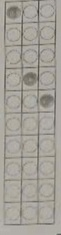
#> input picture SourceCode/PythonModule/output/region_ma_de.jpg, 61 x 235 px, shrunk from 80 x 310 before the run
$ python testDetectSBDExamCode.py
#> lines starting #> are read from the running program, lines starting #| are printed output that depends on the picture; after the words box and inside, x2 and y2 are one past the last pixel; in counts of white or black regions, pixels touching at a corner belong together
import cv2
import numpy as np
import os

def detect_code(image_path, output_folder='recog', is_student_id=True):
    """Detect student ID (6 digits) or exam code (3 digits) from bubble sheets"""
#> called with image_path = 'output/region_ma_de.jpg', output_folder = 'recog', is_student_id = False

    # Create output folder if it doesn't exist
    if not os.path.exists(output_folder):
        os.makedirs(output_folder)

    print(f"Processing image: {image_path}")

    # Read the image
    image = cv2.imread(image_path)
#> image is the input picture: shape (235, 61, 3); mean B, G, R 151.8, 160.1, 163.9
    if image is None:
        raise Exception(f"Could not read image at {image_path}")

    # Convert to grayscale
    gray = cv2.cvtColor(image, cv2.COLOR_BGR2GRAY)

    # Apply preprocessing to enhance the contrast
    gray = cv2.GaussianBlur(gray, (5, 5), 0)

    # Determine dimensions
    height, width = gray.shape
#> height = 235; width = 61

    # Set parameters based on sheet type
    if is_student_id:
        num_cols = 6  # Student ID: 6 digits
        label = "Student ID"
    else:
        num_cols = 3  # Exam code: 3 digits
        label = "Exam Code"

    num_rows = 10  # Always 10 options (0-9)

    # Calculate grid dimensions - this is critical for accurate detection
    # Find the first and last row/column of cells by looking for grid lines

    # For these specific images, we know the grid structure
    # Let's calculate row_height and col_width more precisely

    # The grid looks quite regular in the images
    offset_x = int(width * 0.03)   # 3% width
#> offset_x = 1
    offset_y = int(height * 0.03)  # 3% height
#> offset_y = 7

    # Tính lại kích thước vùng thực sự chứa các ô tròn
    effective_width = width - 2 * offset_x
#> effective_width = 59
    effective_height = height - 2 * offset_y
#> effective_height = 221

    # Thực tế ô lưới chia đều theo số cột/số hàng
    col_width = effective_width / num_cols
#> col_width = 19.67
    row_height = effective_height / num_rows
#> row_height = 22.1

    # Tạo các điểm center cho từng ô
    grid = []
    for r in range(num_rows):
        row = []
        for c in range(num_cols):
            center_x = int(offset_x + col_width * (c + 0.5))
            center_y = int(offset_y + row_height * (r + 0.5))
            row.append((center_x, center_y))
        grid.append(row)

    # Draw grid for visualization
    grid_image = image.copy()
    for r in range(num_rows):
        for c in range(num_cols):
            x, y = grid[r][c]
            cv2.circle(grid_image, (x, y), 5, (0, 255, 0), 1)
            # Add labels to the grid for better debugging
            cv2.putText(grid_image, f"{r}", (x-15, y), cv2.FONT_HERSHEY_SIMPLEX, 0.4, (0, 0, 255), 1)
#> grid_image: shape (235, 61, 3); 9.39% of pixels changed, all inside (x1, y1, x2, y2) = (0, 10, 56, 222)

    # Save grid visualization
    cv2.imwrite(os.path.join(output_folder, f"{label.lower().replace(' ', '_')}_grid.jpg"), grid_image)

    # Initialize result
    code_digits = []

    # Create visualization image
    vis_image = image.copy()

    # For each column (digit position), find the darkest bubble
    for c in range(num_cols):
        darkest_val = 255
        darkest_idx = -1

        # Also track the second darkest for verification
        second_darkest_val = 255
        second_darkest_idx = -1

        for r in range(num_rows):
            center_x, center_y = grid[r][c]

            # Create a mask for sampling the area around this grid point
            mask = np.zeros(gray.shape, dtype=np.uint8)
            cv2.circle(mask, (center_x, center_y), 12, 255, -1)

            # Get mean pixel value in this circle area
            mean_val = np.mean(gray[mask > 0])

            # Debug: Draw the sampling area and show the average value
            cv2.circle(vis_image, (center_x, center_y), 12, (0, 0, 255), 1)
            cv2.putText(vis_image, f"{mean_val:.1f}", (center_x-15, center_y+15),
                        cv2.FONT_HERSHEY_SIMPLEX, 0.4, (0, 0, 255), 1)

            # Check if this is the darkest so far for this column
            if mean_val < darkest_val:
                second_darkest_val = darkest_val
                second_darkest_idx = darkest_idx
                darkest_val = mean_val
                darkest_idx = r
            elif mean_val < second_darkest_val:
                second_darkest_val = mean_val
                second_darkest_idx = r

        # Mark the darkest (selected) bubble
        if darkest_idx != -1:
            # The row index corresponds to the digit (0-9)
            digit = darkest_idx
            code_digits.append(digit)

            # Draw the selected bubble
            answer_x, answer_y = grid[darkest_idx][c]
            cv2.circle(vis_image, (answer_x, answer_y), 8, (0, 255, 0), 2)

            # Also mark the second darkest for comparison
            if second_darkest_idx != -1:
                second_x, second_y = grid[second_darkest_idx][c]
                cv2.circle(vis_image, (second_x, second_y), 8, (255, 255, 0), 1)
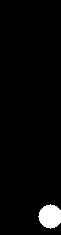
#> mask: shape (235, 61); 3% white; 1 white region, box (x1, y1, x2, y2) and area: (38, 204, 61, 229) 431
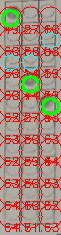
#> vis_image: shape (235, 61, 3); mean B, G, R 119, 133.5, 175.5
#> after the loop, code_digits = [0, 3, 4]

    # Format the detected code
    code = ''.join(map(str, code_digits))

    # Save visualization
    cv2.imwrite(os.path.join(output_folder, f"detected_{label.lower().replace(' ', '_')}.jpg"), vis_image)

    # Save result to file
    with open(os.path.join(output_folder, f"{label.lower().replace(' ', '_')}.txt"), "w") as f:
        f.write(f"{label}: {code}\n")

    print(f"Detected {label}: {code}")
#| Detected Exam Code: 034
    return code

def main():
    # Create output folder
    output_folder = 'recog'
    if not os.path.exists(output_folder):
        os.makedirs(output_folder)

    # Process exam code (Image 1 - Ma de thi)
    exam_code_path = "output/region_ma_de.jpg"
    if os.path.exists(exam_code_path):
        try:
            exam_code = detect_code(exam_code_path, output_folder, is_student_id=False)
#> exam_code = '034'
            print(f"Detected Exam Code: {exam_code}")
#| Detected Exam Code: 034
        except Exception as e:
            print(f"Error processing exam code sheet: {str(e)}")
    else:
        print(f"Exam code image not found at {exam_code_path}")

    # Process student ID (Image 2 - So bao danh)
    student_id_path = "output/region_sbd.jpg"
    if os.path.exists(student_id_path):
        try:
            student_id = detect_code(student_id_path, output_folder, is_student_id=True)
#> call 2 of detect_code, with image_path = 'output/region_sbd.jpg', output_folder = 'recog', is_student_id = True
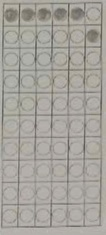
#> input picture SourceCode/PythonModule/output/region_sbd.jpg, 106 x 235 px, shrunk from 140 x 310 before the run
#> in detect_code, image is the input picture: shape (235, 106, 3); mean B, G, R 156.1, 162.6, 165.6
#> in detect_code (call 2), `gray = cv2.GaussianBlur(gray, (5, 5), 0)`:
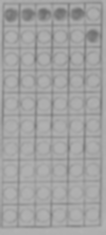
#> gray: shape (235, 106); min 109, max 180, mean 162.6
#> in detect_code (call 2), `height, width = gray.shape`: width = 106
#> in detect_code (call 2), `offset_x = int(width * 0.03)`: offset_x = 3
#> in detect_code (call 2), `effective_width = width - 2 * offset_x`: effective_width = 100
#> in detect_code (call 2), `col_width = effective_width / num_cols`: col_width = 16.67
#> after the loop in detect_code (call 2), `for r in range(num_rows):`: grid = 10 items
#> after the loop in detect_code (call 2), `for r in range(num_rows):`:
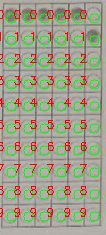
#> grid_image: shape (235, 106, 3); 11.04% of pixels changed, all inside (x1, y1, x2, y2) = (0, 10, 100, 222)
#> the loop in detect_code (call 2), `for c in range(num_cols):` made 6 passes
#> (answer_x, answer_y, second_x, second_y) on passes 1 to 6: (11, 18, 11, 84), (28, 18, 28, 62), (44, 18, 44, 40), (61, 18, 61, 62), (78, 18, 78, 62), (94, 40, 94, 18)
#> after the loop in detect_code (call 2), `for c in range(num_cols):`:
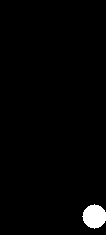
#> mask: shape (235, 106); 1.8% white; 1 white region, box (x1, y1, x2, y2) and area: (82, 204, 106, 229) 440
#> after the loop in detect_code (call 2), `for c in range(num_cols):`:
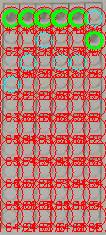
#> vis_image: shape (235, 106, 3); mean B, G, R 111.8, 124.9, 182.6
#> after the loop in detect_code (call 2), `for c in range(num_cols):`: code_digits = [0, 0, 0, 0, 0, 1]
#| Detected Student ID: 000001
#> student_id = '000001'
            print(f"Detected Student ID: {student_id}")
#| Detected Student ID: 000001
        except Exception as e:
            print(f"Error processing student ID sheet: {str(e)}")
    else:
        print(f"Student ID image not found at {student_id_path}")

if __name__ == "__main__":
    main()
